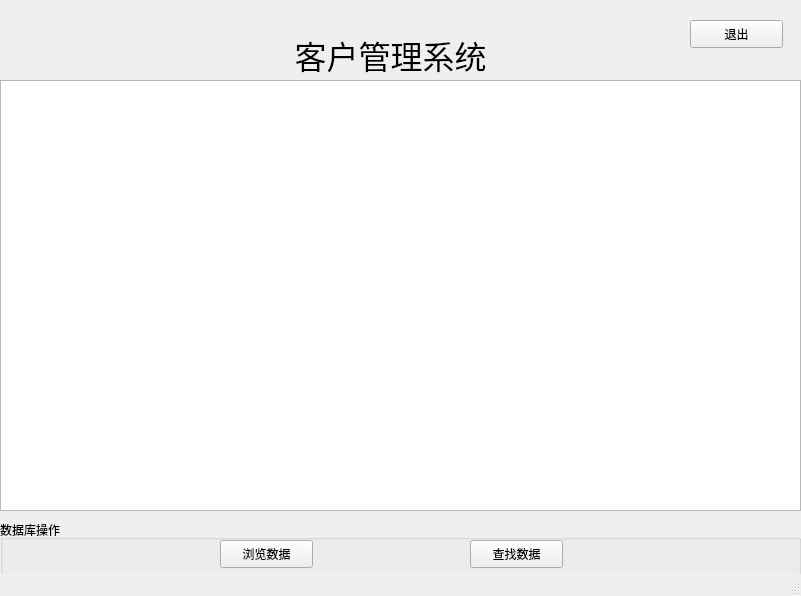
<?xml version="1.0" encoding="UTF-8"?>
<ui version="4.0">
 <class>MainWindow</class>
 <widget class="QMainWindow" name="MainWindow">
  <property name="geometry">
   <rect>
    <x>0</x>
    <y>0</y>
    <width>801</width>
    <height>596</height>
   </rect>
  </property>
  <property name="windowTitle">
   <string>客户管理系统</string>
  </property>
  <widget class="QWidget" name="centralwidget">
   <widget class="QGroupBox" name="groupBox">
    <property name="geometry">
     <rect>
      <x>0</x>
      <y>520</y>
      <width>801</width>
      <height>81</height>
     </rect>
    </property>
    <property name="title">
     <string>数据库操作</string>
    </property>
    <widget class="QPushButton" name="pushButton">
     <property name="geometry">
      <rect>
       <x>220</x>
       <y>20</y>
       <width>93</width>
       <height>28</height>
      </rect>
     </property>
     <property name="text">
      <string>浏览数据</string>
     </property>
    </widget>
    <widget class="QPushButton" name="pushButton_2">
     <property name="geometry">
      <rect>
       <x>470</x>
       <y>20</y>
       <width>93</width>
       <height>28</height>
      </rect>
     </property>
     <property name="text">
      <string>查找数据</string>
     </property>
    </widget>
   </widget>
   <widget class="QLabel" name="label">
    <property name="geometry">
     <rect>
      <x>260</x>
      <y>-20</y>
      <width>261</width>
      <height>151</height>
     </rect>
    </property>
    <property name="font">
     <font>
      <family>宋体</family>
      <pointsize>24</pointsize>
     </font>
    </property>
    <property name="text">
     <string>&lt;html&gt;&lt;head/&gt;&lt;body&gt;&lt;p align=&quot;center&quot;&gt;客户管理系统&lt;/p&gt;&lt;/body&gt;&lt;/html&gt;</string>
    </property>
   </widget>
   <widget class="QTextBrowser" name="textBrowser">
    <property name="geometry">
     <rect>
      <x>0</x>
      <y>80</y>
      <width>801</width>
      <height>431</height>
     </rect>
    </property>
   </widget>
   <widget class="QPushButton" name="pushButton_5">
    <property name="geometry">
     <rect>
      <x>690</x>
      <y>20</y>
      <width>93</width>
      <height>28</height>
     </rect>
    </property>
    <property name="text">
     <string>退出</string>
    </property>
   </widget>
  </widget>
  <widget class="QStatusBar" name="statusbar"/>
 </widget>
 <resources/>
 <connections/>
</ui>
